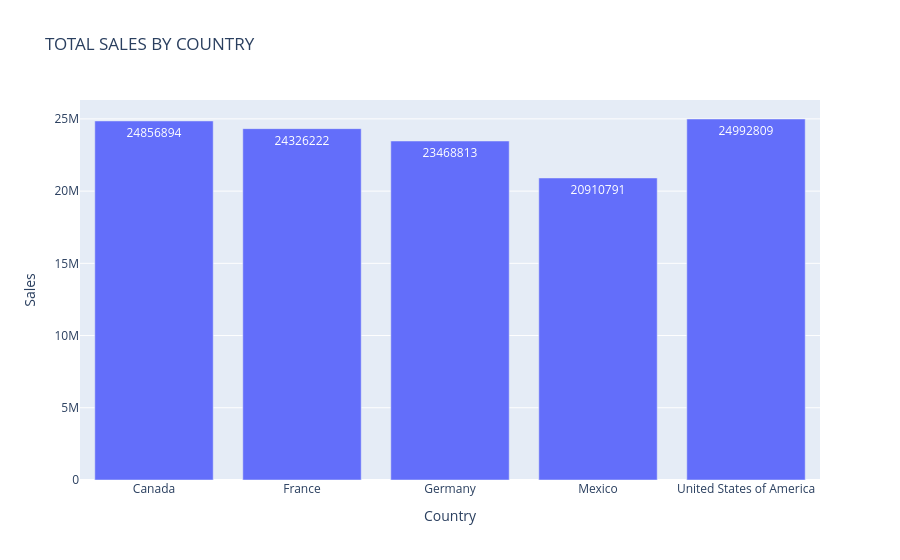

Notebook code for this chart:
### Code cell
fig = px.bar(
    a,
    x="Country",
    y="Sales",
    text="Sales",
    title="TOTAL SALES BY COUNTRY"
)

fig.update_layout(
    xaxis_title="Country",
    yaxis_title="Sales"
)

fig.show()

### Figure 1 — Plotly figure (JSON) as saved in the notebook; plotly's stock layout.template omitted (floating-point values rounded to 4 significant figures)
{"data": [{"alignmentgroup": "True", "hovertemplate": "Country=%{x}<br>Sales=%{text}<extra></extra>", "legendgroup": "", "marker": {"color": "#636efa", "pattern": {"shape": ""}}, "name": "", "offsetgroup": "", "orientation": "v", "showlegend": false, "text": [24856894, 24326222, 23468813, 20910791, 24992809], "textposition": "auto", "type": "bar", "x": ["Canada", "France", "Germany", "Mexico", "United States of America"], "xaxis": "x", "y": [24856894, 24326222, 23468813, 20910791, 24992809], "yaxis": "y"}], "layout": {"autosize": true, "barmode": "relative", "legend": {"tracegroupgap": 0}, "title": {"text": "TOTAL SALES BY COUNTRY"}, "xaxis": {"anchor": "y", "autorange": true, "domain": [0, 1], "range": [-0.5, 4.5], "title": {"text": "Country"}, "type": "category"}, "yaxis": {"anchor": "x", "autorange": true, "domain": [0, 1], "range": [0, 26308220], "title": {"text": "Sales"}, "type": "linear"}}}
